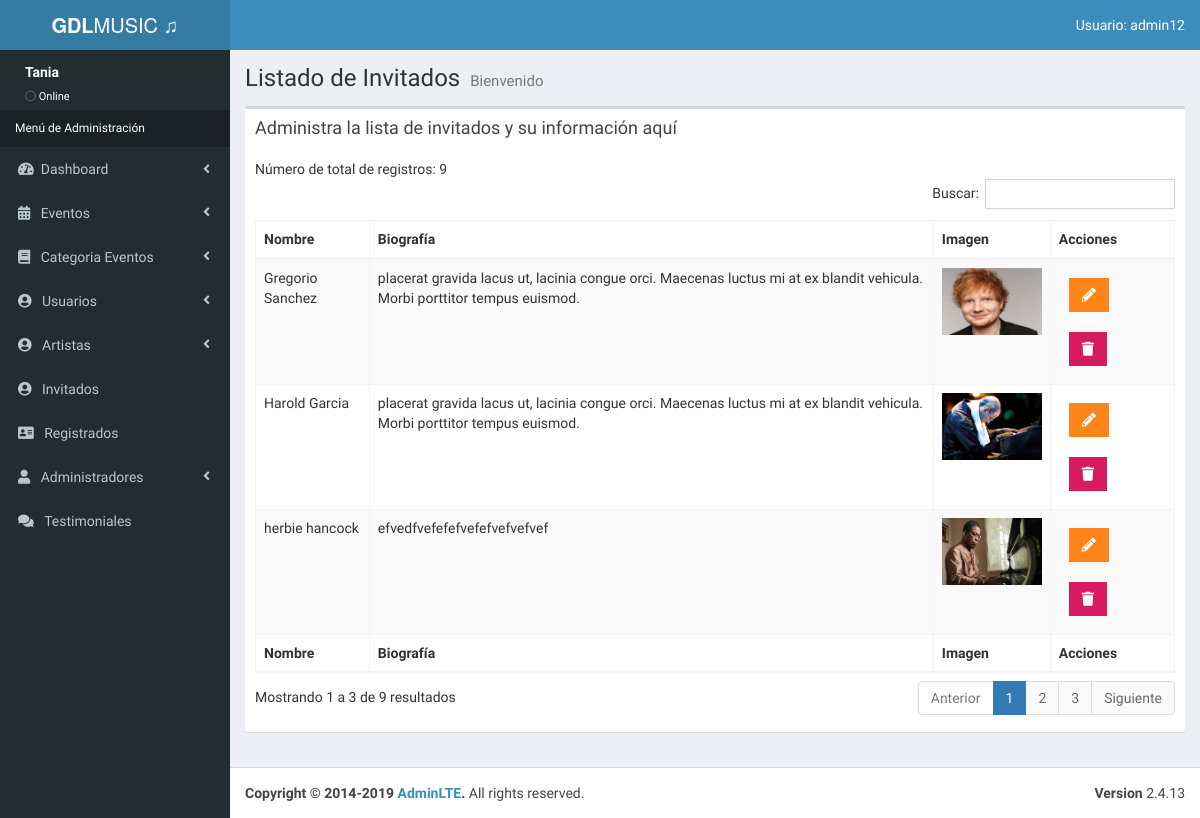
The app's page /admin/lista-invitados.php (signed in) with its own data.
### tables this page shows
CREATE TABLE `invitados` (
  `invitado_id` tinyint(4) NOT NULL,
  `nombre_invitado` varchar(30) NOT NULL,
  `apellido_invitado` varchar(30) NOT NULL,
  `descripcion` text NOT NULL,
  `url_imagen` varchar(50) NOT NULL,
  `url_pdf` varchar(50) NOT NULL,
  `editado` datetime NOT NULL
);

### admin/lista-invitados.php (the view, shortened to what this page needs)
<?php
include_once 'funciones/funciones.php';
include_once 'templates/header.php';
include_once 'templates/barra.php';
include_once 'templates/navegacion.php';
?>
  <div class="content-wrapper">
    <section class="content-header">
      <h1>
        Listado de Invitados
        <small>Bienvenido</small>
      </h1>
    </section>
    <section class="content">
      <div class="row">
        <div class="col-xs-12">
            <div class="box">
            <div class="box-header">
              <h3 class="box-title">Administra la lista de invitados y su información aquí</h3>
            </div>
            <div class="box-body">
              <table id="registros" class="table table-bordered table-striped">
                <thead>
                <tr>
                  <th>Nombre</th>
                  <th>Biografía</th>
                  <th>Imagen</th>
                  <th>Acciones</th>
                  </tr>
                </thead>
                <tbody>
                    <?php
                        try {
                            $sql = "SELECT * FROM invitados";
                            $resultado = $conn->query($sql);
                        } catch (Exception $e) {
                            $error = $e->getMessage();
                            echo $error;
                        }
                          while ($invitado = $resultado->fetch_assoc()) {?>
                            <tr>
                              <td><?php echo $invitado['nombre_invitado'] . " " .  $invitado['apellido_invitado']; ?></td>
                              <td> <?php echo $invitado['descripcion']; ?> </td>
                              <td><img src="../img/invitados/<?php echo $invitado['url_imagen']; ?>" width="100"> </td>
                              <td>
                                <a href="editar-invitado.php?id=<?php echo $invitado['invitado_id'] ?>" class="btn bg-orange btn-flat margin" >
                                <i class="fa fa-pencil-alt"></i>
                                </a>
                                <a href="#" data-id="<?php echo $invitado['invitado_id'] ?>" data-tipo="invitado" class="btn bg-maroon btn-flat margin borrar_registro ">
                                <i class="fa fa-trash"></i>
                                </a>
                              </td>
                            </tr>
                         <?php } ?>
                </tbody>
                <tfoot>
                <tr>
                  <th>Nombre</th>
                  <th>Biografía</th>
                  <th>Imagen</th>
                  <th>Acciones</th>
                  </tr>
                </tfoot>
              </table>
            </div>
          </div>
        </div>
      </div>
    </section>
  </div>
  <?php
include_once 'templates/footer.php';
?>

### records on screen
invitados: nombre_invitado "Gregorio", apellido_invitado "Sanchez", descripcion "placerat gravida lacus ut, lacinia congue orci. Maecenas luctus mi at ex blandit vehicula. Morbi porttitor tempus euismod.", url_imagen (picture)
invitados: nombre_invitado "Harold", apellido_invitado "Garcia", descripcion "placerat gravida lacus ut, lacinia congue orci. Maecenas luctus mi at ex blandit vehicula. Morbi porttitor tempus euismod.", url_imagen (picture)
invitados: nombre_invitado "herbie", apellido_invitado "hancock", descripcion "efvedfvefefefvefefvefvefvef", url_imagen (picture)

### other values on screen
$_SESSION['usuario'] "admin12"
$_SESSION['nombre'] "Tania"
